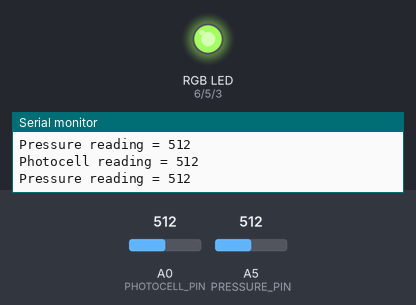
Simulated run of this sketch. Board: Arduino Uno, built with avr-gcc and run on an emulated ATmega328P. Parts: an RGB LED mixed from three pins (HIGH = lit), the last lines printed to the serial monitor. The test bench sets the inputs (shaded band); at power-on: A0 (PHOTOCELL_PIN) = 512, A5 (PRESSURE_PIN) = 512. Dim RGB values are drawn brighter than linear.

Above: at 1.2 s.
1.3 s: A0 (PHOTOCELL_PIN) set to 107
At 2.1 s:
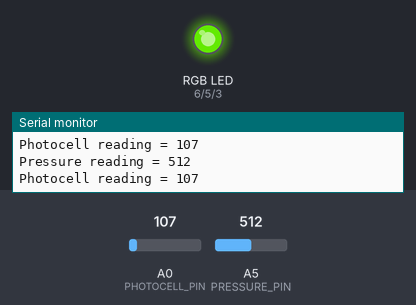
2.8 s: A0 (PHOTOCELL_PIN) set to 89
At 4.0 s:
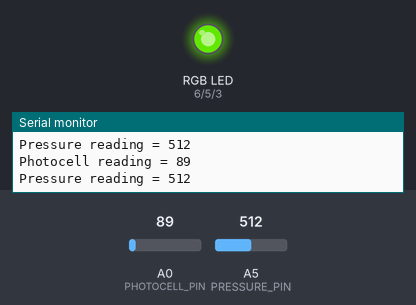
4.3 s: A0 (PHOTOCELL_PIN) set to 122
At 5.4 s:
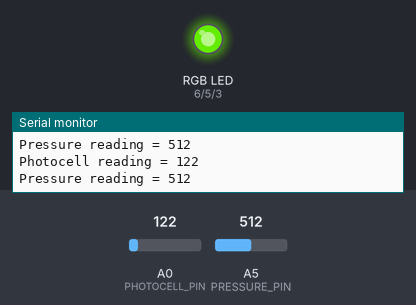
5.8 s: A0 (PHOTOCELL_PIN) set to 984
At 6.9 s:
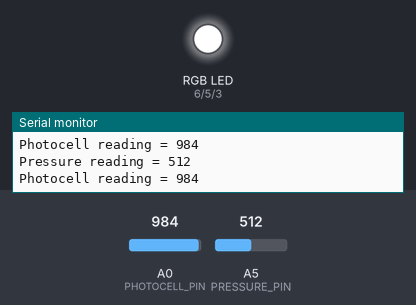
7.3 s: A0 (PHOTOCELL_PIN) set to 1010
10.3 s: A5 (PRESSURE_PIN) set to 988
13.3 s: A5 (PRESSURE_PIN) set to 1009
Timing chart, 0 to 16.3 s (numbered marks = the images above; inputs shaded):
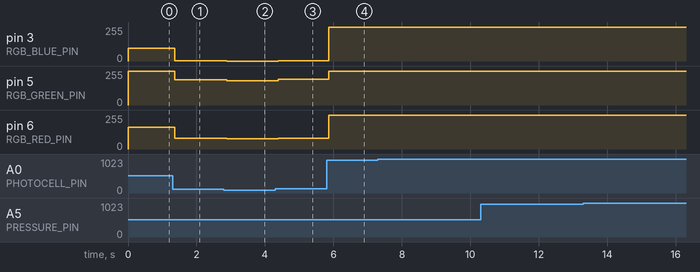

The sketch:

sketch_a1_analogOut.ino
```cpp
/*
 * Assignment 1 : Interactive night light
 * Takes input from 2 sources - a photo resistive cell and a pressure sensor.
 * Change in ambient light controls the brightness of the RGB LED.
 * Change in pressure causes a change in hue.
 * The LED switches among the 7 colors of a rainbow (mostly).
 * Every time all the 7 colors have been displayed, prints
 * "Rainbow" on the serial monitor which is used to increment
 * a rainbow count on a webpage.
 *
 * Fragments of code taken from https://github.com/jonfroehlich/CSE599Sp2019/blob/master/
 */

const int RGB_RED_PIN = 6;        // Output pin for Red.
const int RGB_GREEN_PIN  = 5;     // Output pin for Green.
const int RGB_BLUE_PIN  = 3;      // Output pin for Blue.

const int PHOTOCELL_PIN = A0;     // the cell and 10K pulldown are connected to A0
int photocellReading;             // the analog reading from the sensor divider (photocell)
int LEDbrightness;                // input values of the photocell mapped to 0 - 255.

const int PRESSURE_PIN = A5;      // Input pin for pressure sensor (DIY lo-fi)
int pressureCellReading;          // input values of the pressure sensor mapped to 0 - 255.
int oldPressure = 0;              // these two values are used to maintain the pressure difference.
int newPressure = 0;

// Variables to store the RGB color values mapped from HSL colorspace.
int r = 0;
int b = 0;
int g = 0;
int rgb[3];

// The seven Rainbow (VIBGYOR) colors.
float vibgyor[7] = {276.0, 180.0, 240.0, 120.0, 33.0, 347.0, 0.0};
float vibgyor_s[7] = {1.0, 0.6, 1.0, 1.0, 1.0, 1.0, 1.0};
float vibgyor_l[7] = {0.69, 0.65, 0.5, 0.25, 0.5, 0.85, 0.5};
int colorIndex = 0;
float hue;
float saturation;
float lightness;

const int DELAY = 10; // delay in ms between changing colors

const int MIN_PHOTOCELL_VAL = 100; // Photocell reading in dark
const int MAX_PHOTOCELL_VAL = 990; // Photocell reading in ambient light

const int MIN_PRESSURE_VAL = 370; // Minimum value read from pressure sensor
const int MAX_PRESSURE_VAL = 630; // Maximum value read from pressure sensor

void setup() {
  // Set the RGB pins to output
  pinMode(RGB_RED_PIN, OUTPUT);
  pinMode(RGB_GREEN_PIN, OUTPUT);
  pinMode(RGB_BLUE_PIN, OUTPUT);

  // Turn on Serial so we can verify input values via Serial Monitor.
  Serial.begin(9600);
}

void loop() {
  // Read input photocell value.
  photocellReading = analogRead(PHOTOCELL_PIN);
  Serial.print("Photocell reading = ");
  Serial.println(photocellReading);     // the raw analog reading
  delay(DELAY);

  // Read input pressure sensor value.
  pressureCellReading = analogRead(PRESSURE_PIN);
  Serial.print("Pressure reading = ");
  Serial.println(pressureCellReading);

  // Calculate the brightness to be displayed based on photocell value.
  // LED gets brighter the darker it is at the sensor
  // that means we have to -invert- the reading from 0-1023 back to 1023-0
  photocellReading = 1023 - photocellReading;
  //now we have to map 0-1023 to 0-255 since thats the range analogWrite uses
  LEDbrightness = map(photocellReading, MIN_PHOTOCELL_VAL, MAX_PHOTOCELL_VAL, 0, 255);
  LEDbrightness = constrain(LEDbrightness, 0, 255);

  // Calculate the difference in pressure between the previous reading and the current one.
  // Switch LED hue if the pressure has increased by at least 50.
  newPressure = map(pressureCellReading, MIN_PRESSURE_VAL, MIN_PRESSURE_VAL, 0, 255);
  newPressure = constrain(newPressure, 0, 255);
  hue = vibgyor[colorIndex];
  saturation = vibgyor_s[colorIndex];
  lightness = vibgyor_l[colorIndex];
  if ((newPressure - oldPressure) > 50) {
    colorIndex = (colorIndex + 1) % 7;
    if(colorIndex == 0) {
      // All 7 colors have been displayed.
      Serial.println("Rainbow");
    }
  }
  oldPressure = newPressure;

  // Convert HSL to RGB.
  hsl2rgb(hue/360.0, saturation, lightness * (LEDbrightness/255.0), rgb);

  // Output to RGB LED.
  analogWrite(RGB_RED_PIN, 255 - rgb[0]);     // turn on the red LED
  analogWrite(RGB_GREEN_PIN, 255 - rgb[1]);  // turn off the green LED
  analogWrite(RGB_BLUE_PIN, 255 - rgb[2]);    // turn on the blue LED
  delay(DELAY);
}


/*
 * Function to convert HSL to RGB colorpace.
 * Code taken from: http://courses.ischool.berkeley.edu/i262/f13/content/clemensmeyer/lab-3-potentiometers-hsl-rgb.html
 * param h: hue ranges from 0 - 1.
 * param s: saturation ranges from 0 - 1.
 * param l: lightness ranges from 0 - 1.
 * param rgb: array to store the output rgb values.
 */
void hsl2rgb (float h, float s, float l, int rgb[]) {
  // Variables for conversion
  float q = 0;
  float t = 0;

  if (s == 0) {
    r = g = b = l;  //achromatic
  } else {
    if (l < 0.5) {
      q = l * (1 + s);
    } else {
      q = l + s - l * s;
    }
    float p = 2 * l - q;
    r = hue2rgb(p, q, h + 0.33) * 255;
    g = hue2rgb(p, q, h) * 255;
    b = hue2rgb(p, q, h - 0.33) * 255;
  }
  rgb[0] = r;
  rgb[1] = g;
  rgb[2] = b;
}

/*
 * Also taken from http://courses.ischool.berkeley.edu/i262/f13/content/clemensmeyer/lab-3-potentiometers-hsl-rgb.html
 */
float hue2rgb (float p, float q, float t) {
  if(t < 0) {t += 1;}
  if(t > 1) {t -= 1;}
  if(t < 0.17) {return p + (q - p) * 6 * t;}
  if(t < 0.5) {return q;}
  if(t < 0.67) {return p + (q - p) * (0.67 - t) * 6;}
  return p;
}
```

Measured:
- after the input at 1.3 s, pin 3 (RGB_BLUE_PIN): 94/255 → 1/255 after 0.06 s; pin 5 (RGB_GREEN_PIN): 255/255 → 189/255 after 0.06 s; pin 6 (RGB_RED_PIN): 162/255 → 80/255 after 0.06 s
- after the input at 2.8 s, pin 3 (RGB_BLUE_PIN): 1/255 → 0/255 after 0.09 s; pin 5 (RGB_GREEN_PIN): 189/255 → 182/255 after 0.09 s; pin 6 (RGB_RED_PIN): 80/255 → 77/255 after 0.09 s
- after the input at 4.3 s, pin 3 (RGB_BLUE_PIN): 0/255 → 1/255 after 0.09 s; pin 5 (RGB_GREEN_PIN): 182/255 → 194/255 after 0.09 s; pin 6 (RGB_RED_PIN): 77/255 → 82/255 after 0.09 s
- after the input at 5.8 s, pin 3 (RGB_BLUE_PIN): 1/255 → 255/255 after 0.06 s; pin 5 (RGB_GREEN_PIN): 194/255 → 255/255 after 0.06 s; pin 6 (RGB_RED_PIN): 82/255 → 255/255 after 0.06 s
